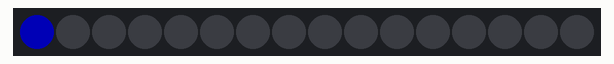
Simulated run of this sketch. Board: Arduino Uno, built with avr-gcc and run on an emulated ATmega328P. On the bench: 16 RGB LEDs in strip order, left to right. Dim RGB values are drawn brighter than linear; colours are those a GRB WS2812 strip shows for the declared byte order.

Above: at 0.01 s.
At 0.54 s:
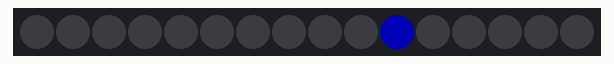
At 1.18 s:
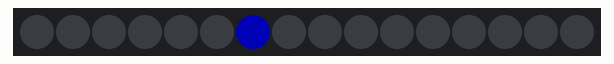

The sketch:

SinglePassdown.ino
```cpp
#include "FastLED.h"

// How many leds in your strip?
#define NUM_LEDS 16

#define DATA_PIN 2
//#define CLOCK_PIN 13

CRGB leds[NUM_LEDS];

void setup() {
    // Uncomment/edit one of the following lines for your leds arrangement.
    // FastLED.addLeds<TM1803, DATA_PIN, RGB>(leds, NUM_LEDS);
    // FastLED.addLeds<TM1804, DATA_PIN, RGB>(leds, NUM_LEDS);
    // FastLED.addLeds<TM1809, DATA_PIN, RGB>(leds, NUM_LEDS);
    // FastLED.addLeds<WS2811, DATA_PIN, RGB>(leds, NUM_LEDS);
    // FastLED.addLeds<WS2812, DATA_PIN, RGB>(leds, NUM_LEDS);
    FastLED.addLeds<WS2812B, DATA_PIN, RGB>(leds, NUM_LEDS);
    }

void loop() {
    for(int i=0; i<NUM_LEDS; i++){
        leds[i] = CHSV(160, 255, 128);
        FastLED.show();
        delay(50);
        leds[i] = CHSV(0,0,0);
        FastLED.show();
    }
}
```

Measured:
- by itself, everything shown: repeats every 0.85 s, in 16 steps
